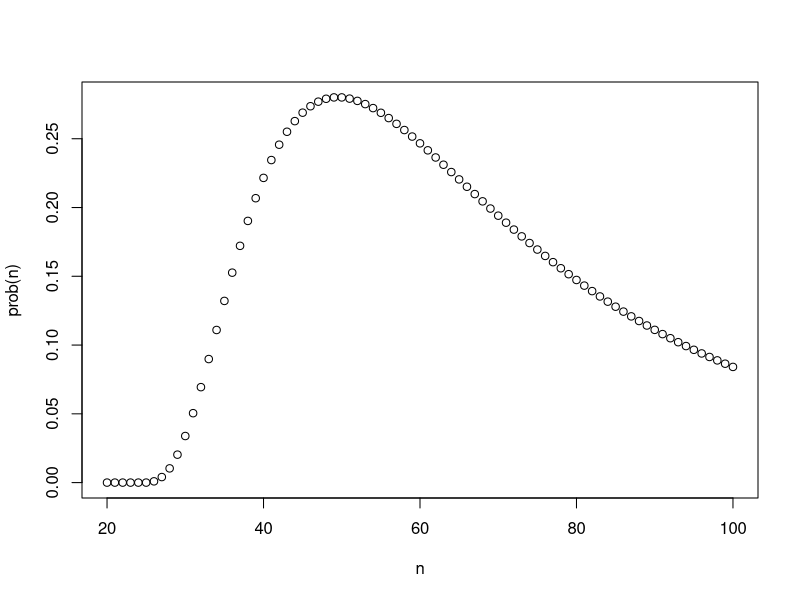

The R script that drew this image:
#Page 13

prob = function(n){
  
  total_grp = choose(n,20)
  no_evnt = choose(10,4)*choose(n-10,16)
  liklihood = no_evnt/total_grp
  return(liklihood)
}

n = seq(20,100)

plot(n,prob(n))

print(max(prob(n)))
